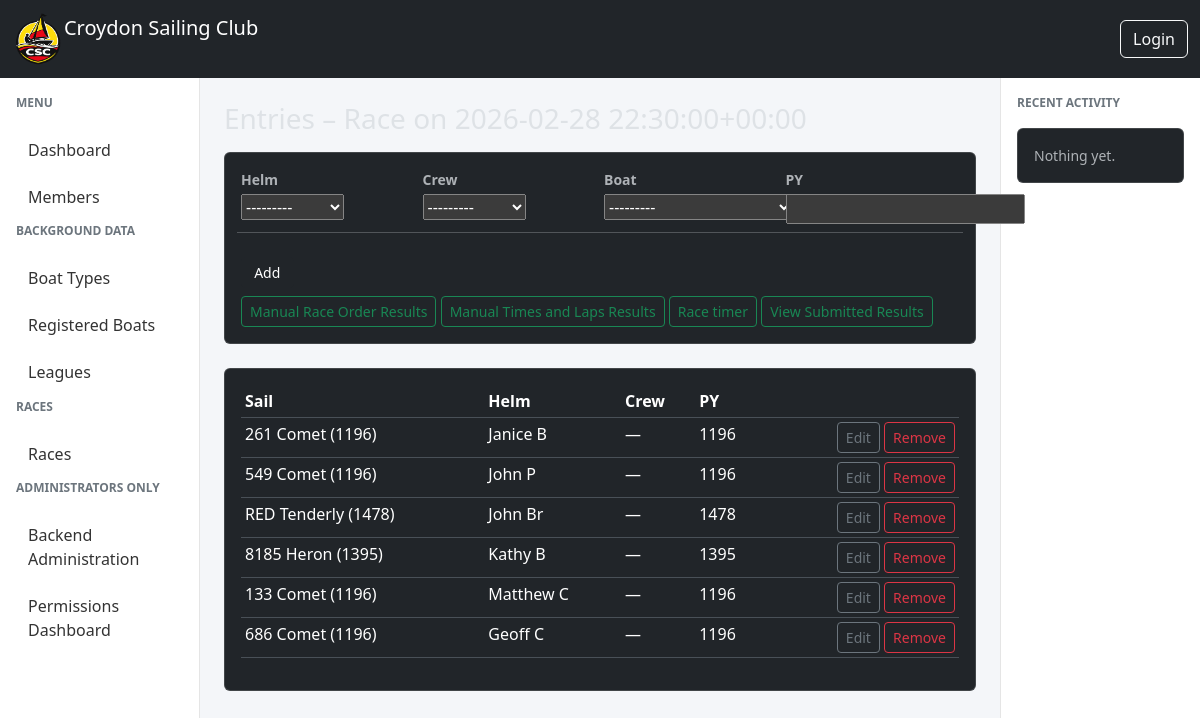
The page /races/35/entries/ on the database its author committed.
### races/models.py (models this page shows, shortened)
class Race(models.Model):
    event = models.OneToOneField(Event, on_delete=models.CASCADE)
    league = models.ForeignKey(
        "races.League",
        on_delete=models.SET_NULL,
        null=True,
        blank=True,
        related_name="races",
    )
    race_officer = models.ForeignKey(
        settings.AUTH_USER_MODEL,
        on_delete=models.SET_NULL,
        null=True,
        related_name="races_as_ro",
    )
    assistant_race_officer = models.ForeignKey(
        settings.AUTH_USER_MODEL,
        on_delete=models.SET_NULL,
        null=True,
        blank=True,
        related_name="races_as_aro",
    )
    class RaceStatus(models.TextChoices):
        DRAFT = "draft", "Draft"
        OPEN = "open", "Open"
        RUNNING = "running", "Running"
        FINISHED = "finished", "Finished"
        VERIFIED = "verified", "Verified"
        LOCKED = "locked", "Locked"
    status = models.CharField(
        max_length=20,
        choices=RaceStatus.choices,
        default=RaceStatus.DRAFT,
    )
    def __str__(self):
        return f"Race on {self.event.start_datetime}"

class Event(models.Model):
    class EventType(models.TextChoices):
        RACE = "race", "Race"
        MEETING = "meeting", "Meeting"
        WORKPARTY = "workparty", "Work Party"
    start_datetime = models.DateTimeField()
    type = models.CharField(max_length=20, choices=EventType.choices)
    created_by = models.ForeignKey(
        settings.AUTH_USER_MODEL,
        on_delete=models.SET_NULL,
        null=True,
        related_name="events_created",
    )
    created_at = models.DateTimeField(auto_now_add=True)
    is_active = models.BooleanField(default=True)

class RaceEntry(models.Model):
    race = models.ForeignKey(Race, on_delete=models.CASCADE, related_name="entries")
    helm = models.ForeignKey(
        settings.AUTH_USER_MODEL,
        on_delete=models.CASCADE,
        related_name="races_as_helm",
    )
    crew = models.ForeignKey(
        settings.AUTH_USER_MODEL,
        on_delete=models.SET_NULL,
        null=True,
        blank=True,
        related_name="races_as_crew",
    )
    boat = models.ForeignKey(
        "races.RegisteredBoat",
        on_delete=models.PROTECT,
    )
    boat_type_name = models.CharField(max_length=200)
    py_used = models.IntegerField()
    class ResultStatus(models.TextChoices):
        FINISHED = "finished", "Finished"
        DNF = "dnf", "Did Not Finish"
        DSQ = "dsq", "Disqualified"
    created_at = models.DateTimeField(auto_now_add=True)
    class Meta:
        constraints = [
            models.UniqueConstraint(fields=["race", "boat"], name="unique_boat_per_race"),
            models.UniqueConstraint(fields=["race", "helm"], name="unique_helm_per_race"),
        ]

class RegisteredBoat(models.Model):
    sail_number = models.CharField(max_length=20)
    boat_type = models.ForeignKey(BoatType,on_delete=models.CASCADE)
    def __str__(self):
        return f'{self.sail_number} {self.boat_type}'

class BoatType(models.Model):
    name = models.CharField(max_length=100)
    description = models.CharField(max_length=255, blank=True)
    py = models.IntegerField(
        "Portsmouth Yardstick",
        validators=[
            MinValueValidator(1000),
            MaxValueValidator(2000),
        ],
    )
    def __str__(self):
        return f'{self.name} ({self.py})'

### members/models.py (models this page shows, shortened)
class Member(AbstractUser):
    username = models.CharField(
        max_length=150,
        unique=True,
        null=True,
        blank=True,
        verbose_name="Alias"
    )
    email = models.EmailField(
        unique=True,
        verbose_name="Email Address"
    )
    full_name = models.CharField(
        max_length=255,
        blank=True,
        help_text="Full name as an alternative to first and last name"
    )
    email_verified = models.BooleanField(
        default=False,
        help_text="Designates whether the user's email has been verified"
    )
    default_boat = models.ForeignKey(
        "races.RegisteredBoat",
        on_delete=models.SET_NULL,
        null=True,
        blank=True,
        related_name="default_for_members",
    )
    USERNAME_FIELD = "email"
    REQUIRED_FIELDS = ["username"]

### races/views.py (the view)
# urls.py: path("<int:pk>/entries/", RaceEntryListView.as_view(), name="race-entries"),
class RaceEntryListView(DetailView):
    model = Race
    template_name = "races/race_entries.html"
    context_object_name = "race"
    def get_context_data(self, **kwargs):
        context = super().get_context_data(**kwargs)
        context["entries"] = self.object.entries.select_related("helm", "crew", "boat")
        context["form"] = RaceEntryForm(race=self.object)
        context["existing_helms"] = list(
            self.object.entries.values_list("helm_id", flat=True)
        )
        context["existing_crew"] = list(
            self.object.entries.values_list("crew_id", flat=True)
        )
        context["existing_boats"] = list(
            self.object.entries.values_list("boat_id", flat=True)
        )
        return context

### races/forms.py (shortened to what this page needs)
class RaceEntryForm(forms.ModelForm):
    class Meta:
        model = RaceEntry
        fields = ["helm", "crew", "boat", "py_used"]
    def __init__(self, *args, race=None, **kwargs):
        self.race = race
        super().__init__(*args, **kwargs)
        self.fields["helm"].queryset = Member.objects.order_by("username")
        self.fields["crew"].queryset = Member.objects.order_by("username")
        self.fields["helm"].label_from_instance = lambda obj: obj.username
        self.fields["crew"].label_from_instance = lambda obj: obj.username
        self.fields["boat"].queryset = RegisteredBoat.objects.select_related("boat_type")

### races/templates/races/race_entries.html (shortened to what this page needs)
{% extends "base.html" %}
{% block content %}
<h3 class="mb-3">
    Entries – {{ race }}
</h3>
<div class="card mb-4">
    <div class="card-body">
        <form method="post"
            action="{% if editing_entry %}
                        {% url 'race-entry-edit' race.pk editing_entry.pk %}
                    {% else %}
                        {% url 'race-entry-add' race.pk %}
                    {% endif %}">
            <div class="row g-2 mb-1 fw-semibold small text-muted">
                <div class="col-md-3">Helm</div>
                <div class="col-md-3">Crew</div>
                <div class="col-md-3">Boat</div>
                <div class="col-md-2">PY</div>
                <div class="col-md-1"></div>
            </div>
            <div class="row g-2">
                <div class="col-md-3" >{{ form.helm }}</div>
                <div class="col-md-3" >{{ form.crew }}</div>
                <div class="col-md-3" >{{ form.boat }}</div>
                <div class="col-md-2" >{{ form.py_used }}</div>
                <hr>
                <div class="col-md-1">
                    <button id="add-entry-btn" class="btn btn-dark btn-sm w-100">{% if editing_entry %}Save{% else %}Add{% endif %}</button>
                </div>
                <div>
                    <a href="{% url 'race-results-manual' race.pk %}"
                        class="btn btn-sm btn-outline-success">
                        Manual Race Order Results
                    </a>
                    <a href="{% url 'race-results-manual-time' race.pk %}"
                        class="btn btn-sm btn-outline-success">
                        Manual Times and Laps Results
                    </a>
                    <a href="{% url 'race-timer' race.pk %}"
                        class="btn btn-sm btn-outline-success">
                        Race timer
                    </a>
                    <a href="{% url 'select-result-set' race.pk %}"
                        class="btn btn-sm btn-outline-success">
                        View Submitted Results
                    </a>
                </div>
            </div>
        </form>
    </div>
</div>
<div class="card">
    <div class="card-body">
        <table class="table table-sm">
            <thead>
                <tr>
                    <th>Sail</th>
                    <th>Helm</th>
                    <th>Crew</th>
                    <th>PY</th>
                    <th></th>
                </tr>
            </thead>
            <tbody>
            {% for e in entries %}
                <tr>
                    <td>{{ e.boat }}</td>
                    <td>{{ e.helm.username }}</td>
                    <td>{{ e.crew.username|default:"—" }}</td>
                    <td>{{ e.py_used }}</td>
                    <td class="text-end">
                        <a href="{% url 'race-entry-edit' race.pk e.pk %}"
                        class="btn btn-sm btn-outline-secondary">
                            Edit
                        </a>
                        <a href="{% url 'race-entry-delete' race.pk e.pk %}"
                        class="btn btn-sm btn-outline-danger"
                        onclick="return confirm('Remove this entry?');">
                            Remove
                        </a>
                    </td>
                </tr>
            {% empty %}
                <tr>
                    <td colspan="4" class="text-muted text-center">
                        No entries yet
                    </td>
                </tr>
            {% endfor %}
            </tbody>
        </table>
    </div>
</div>
{% endblock %}

### csc_manager/templates/base.html (style rules this page uses)
body { background-color: #f4f6f9; }

### rows shown on the page
Race: event.start_datetime "Race on 2026-02-28 22:30:00+00:00"
RaceEntry: boat "261 Comet (1196)", helm.username "Janice B", crew.username "—", py_used "1196"
RaceEntry: boat "549 Comet (1196)", helm.username "John P", crew.username "—", py_used "1196"
RaceEntry: boat "RED Tenderly (1478)", helm.username "John Br", crew.username "—", py_used "1478"
RaceEntry: boat "8185 Heron (1395)", helm.username "Kathy B", crew.username "—", py_used "1395"
RaceEntry: boat "133 Comet (1196)", helm.username "Matthew C", crew.username "—", py_used "1196"
RaceEntry: boat "686 Comet (1196)", helm.username "Geoff C", crew.username "—", py_used "1196"
